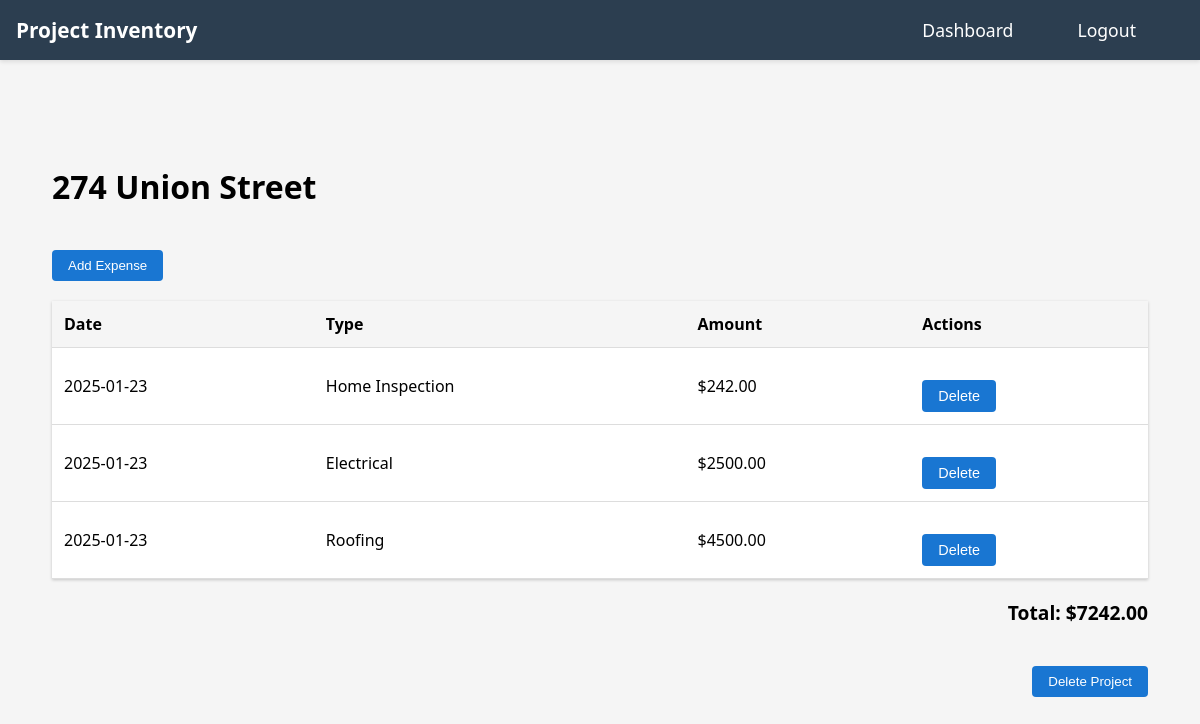
Before: /project/4 (signed in) with the older database file.
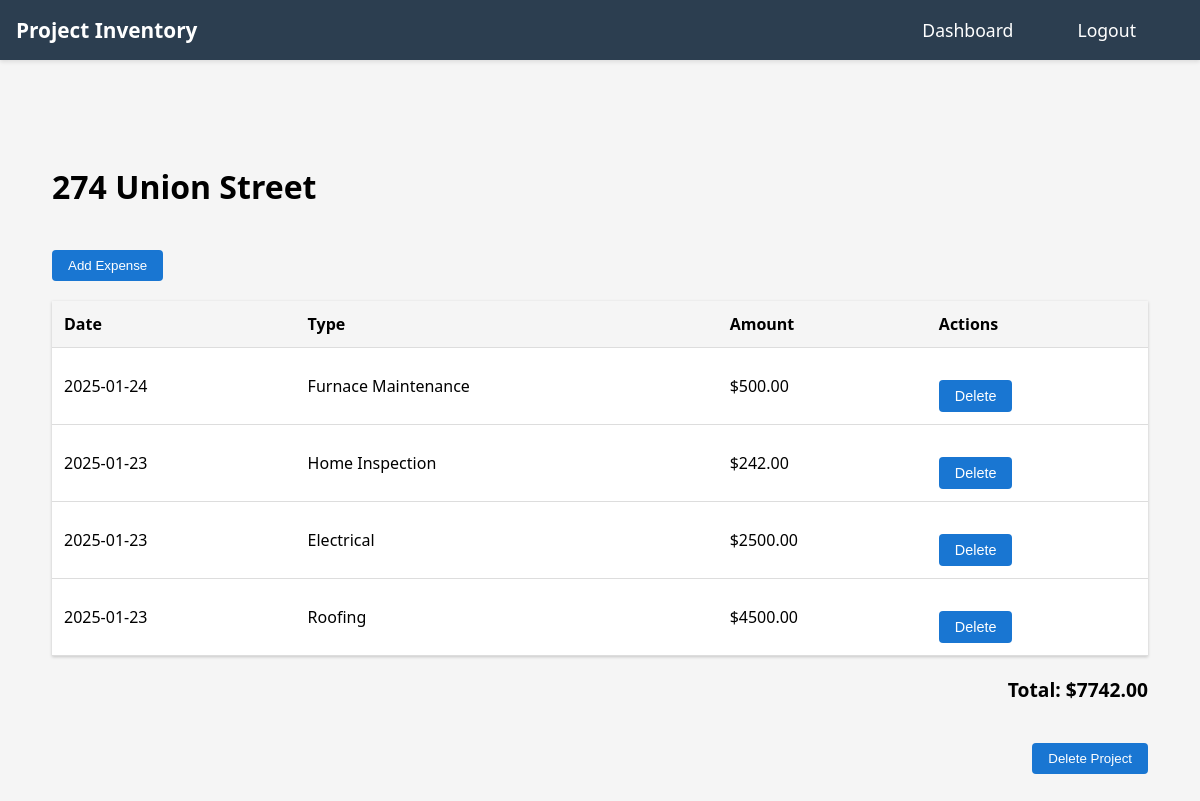
After: the same page with the newer database file.
### tables this page shows
CREATE TABLE projects (
    id INTEGER PRIMARY KEY AUTOINCREMENT,
    user_id INTEGER NOT NULL,
    name TEXT NOT NULL,
    created TIMESTAMP NOT NULL DEFAULT CURRENT_TIMESTAMP,
    FOREIGN KEY (user_id) REFERENCES users (id)
);

CREATE TABLE expenses (
    id INTEGER PRIMARY KEY AUTOINCREMENT,
    project_id INTEGER NOT NULL,
    expense_type TEXT NOT NULL,
    amount REAL NOT NULL,
    date DATE NOT NULL,
    FOREIGN KEY (project_id) REFERENCES projects (id)
);

### app.py (the view)
@app.route('/project/<int:project_id>')
def project_history(project_id):
    if 'user_id' not in session:
        return redirect(url_for('login'))
    db = get_db()
    project = db.execute(
        'SELECT * FROM projects WHERE id = ? AND user_id = ?',
        (project_id, session['user_id'])
    ).fetchone()
    if not project:
        flash('Project not found')
        return redirect(url_for('dashboard'))
    expenses = get_project_expenses(project_id)
    return render_template('history.html', project=project, expenses=expenses)

### app.py (called while the page is built)
@app.teardown_appcontext
def teardown_db(exception):
    close_db()

### database.py (called while the page is built)
def get_db():
    if 'db' not in g:
        g.db = sqlite3.connect(
            'users.db',
            detect_types=sqlite3.PARSE_DECLTYPES
        )
        g.db.row_factory = sqlite3.Row
    return g.db

def get_project_expenses(project_id):
    db = get_db()
    expenses = db.execute(
        'SELECT * FROM expenses WHERE project_id = ? ORDER BY date DESC',
        (project_id,)
    ).fetchall()
    return expenses

### templates/history.html (shortened to what this page needs)
{% extends "base.html" %}
{% block head %}
    <link rel="stylesheet" href="{{ url_for('static', filename='styles.css') }}">
{% endblock %}
{% block content %}
<div class="project-history">
    <h1>{{ project.name }}</h1>
    <button onclick="showAddExpenseModal()">Add Expense</button>
    {% if expenses %}
        <table class="expense-table">
            <thead>
                <tr>
                    <th>Date</th>
                    <th>Type</th>
                    <th>Amount</th>
                    <th>Actions</th>
                </tr>
            </thead>
            <tbody>
                {% for expense in expenses %}
                <tr>
                    <td>{{ expense.date }}</td>
                    <td>{{ expense.expense_type }}</td>
                    <td>${{ "%.2f"|format(expense.amount) }}</td>
                    <td>
                        <button class="delete-btn" onclick="deleteExpense({{ expense.id }})">Delete</button>
                    </td>
                </tr>
                {% endfor %}
            </tbody>
        </table>
        <div class="expense-total">
            Total: ${{ "%.2f"|format(expenses|sum(attribute='amount')) }}
        </div>
        <div class="project-actions">
            <button class="delete-project-btn" onclick="deleteProject()">Delete Project</button>
        </div>
    {% endif %}
</div>
{% endblock %}

### templates/base.html (shortened to what this page needs)
<!DOCTYPE html>
<html lang="en">
<head>
    <link rel="stylesheet" href="{{ url_for('static', filename='styles.css') }}">
    {% block head %}{% endblock %}
</head>
<body>
    <nav>
        <ul>
            <li><a href="{{ url_for('index') }}" {% if request.endpoint == 'index' %}class="active"{% endif %}>Project Inventory</a></li>
            {% if session.user_id %}
                <li><a href="{{ url_for('dashboard') }}" {% if request.endpoint == 'dashboard' %}class="active"{% endif %}>Dashboard</a></li>
                <li><a href="{{ url_for('logout') }}">Logout</a></li>
            {% else %}
                <li><a href="{{ url_for('login') }}" {% if request.endpoint == 'login' %}class="active"{% endif %}>Login</a></li>
                <li><a href="{{ url_for('register') }}" {% if request.endpoint == 'register' %}class="active"{% endif %}>Register</a></li>
            {% endif %}
        </ul>
    </nav>
    <main>
        {% block content %}{% endblock %}
    </main>
</body>
</html>

### static/styles.css (style rules this page uses)
.project-history { padding: 20px; max-width: 1200px; margin: 0 auto; }
.expense-table { width: 100%; border-collapse: collapse; margin-top: 20px; background-color: white; box-shadow: 0 1px 3px rgba(0,0,0,0.2); }
.expense-table th, .expense-table td { padding: 12px; text-align: left; border-bottom: 1px solid #ddd; }
.expense-table th { background-color: #f5f5f5; font-weight: bold; }
.project-history button { padding: 8px 16px; background-color: #1976d2; color: white; border: none; border-radius: 4px; cursor: pointer; margin-top: 20px; }
.expense-total { margin-top: 20px; text-align: right; font-weight: bold; font-size: 1.2em; }
.delete-btn { background-color: #dc3545; color: white; border: none; padding: 5px 10px; border-radius: 4px; cursor: pointer; font-size: 0.9em; }
.delete-project-btn { background-color: #dc3545; color: white; border: none; padding: 8px 16px; border-radius: 4px; cursor: pointer; margin-top: 20px; }
.project-actions { margin-top: 20px; display: flex; justify-content: flex-end; }
nav { background-color: #2c3e50; padding: 1rem; box-shadow: 0 2px 4px rgba(0,0,0,0.1); margin-bottom: 2rem; }
nav ul { list-style: none; margin: 0; padding: 0; display: flex; justify-content: flex-start; align-items: center; max-width: 1200px; margin: 0 auto; }
nav ul li { margin-right: 2rem; }
nav ul li:first-child { margin-right: auto; }
nav ul li a { color: white; text-decoration: none; font-family: 'Segoe UI', Tahoma, Geneva, Verdana, sans-serif; font-size: 1.1rem; font-weight: 500; padding: 0.5rem 1rem; border-radius: 4px; transition: background-color 0.3s ease; }
body { margin: 0; padding: 0; font-family: 'Segoe UI', Tahoma, Geneva, Verdana, sans-serif; background-color: #f5f5f5; }
main { padding: 2rem; max-width: 1200px; margin: 0 auto; }
nav ul li:first-child a { font-size: 1.3rem; font-weight: bold; padding-left: 0; }

Changed rows visible on the page:
added expenses: date "2025-01-24", expense_type "Furnace Maintenance", amount "500.00"
Other visible differences:
{{ "%.2f"|format(expenses|sum(attribute='amount')) }}: "7242.00" → "7742.00"
